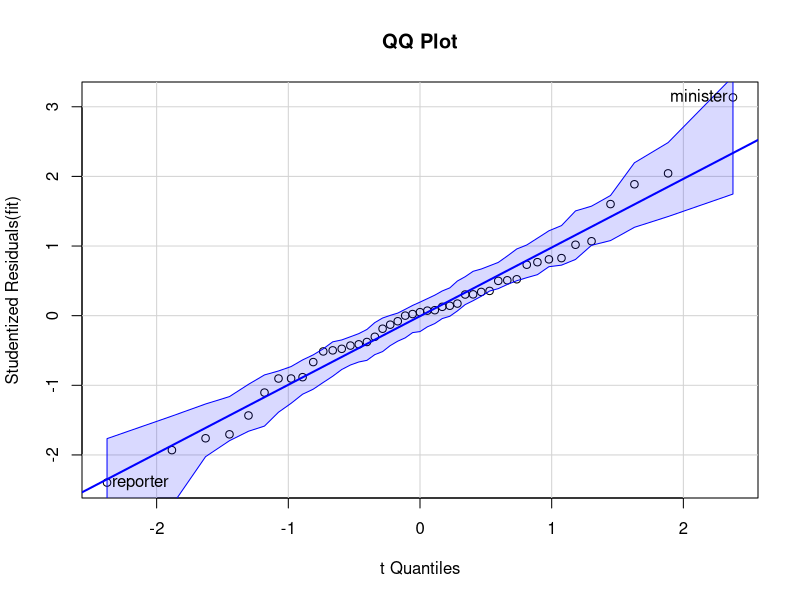
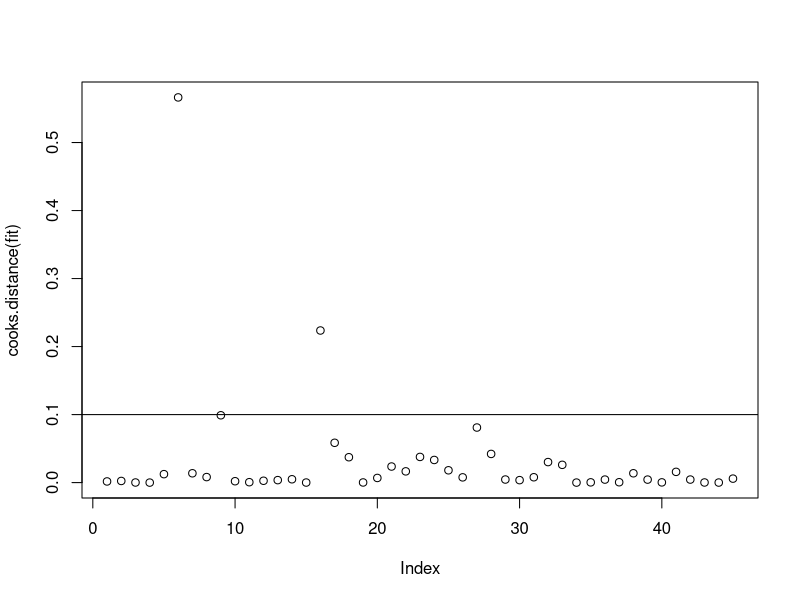
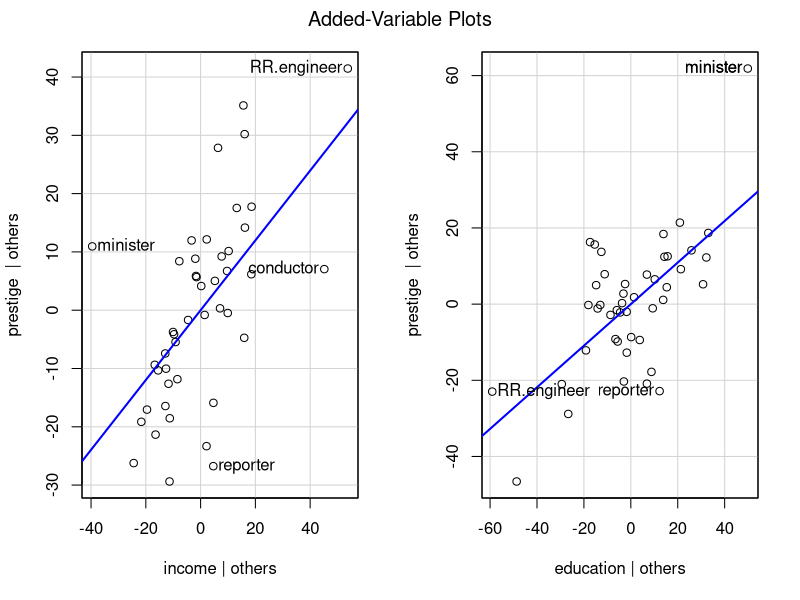
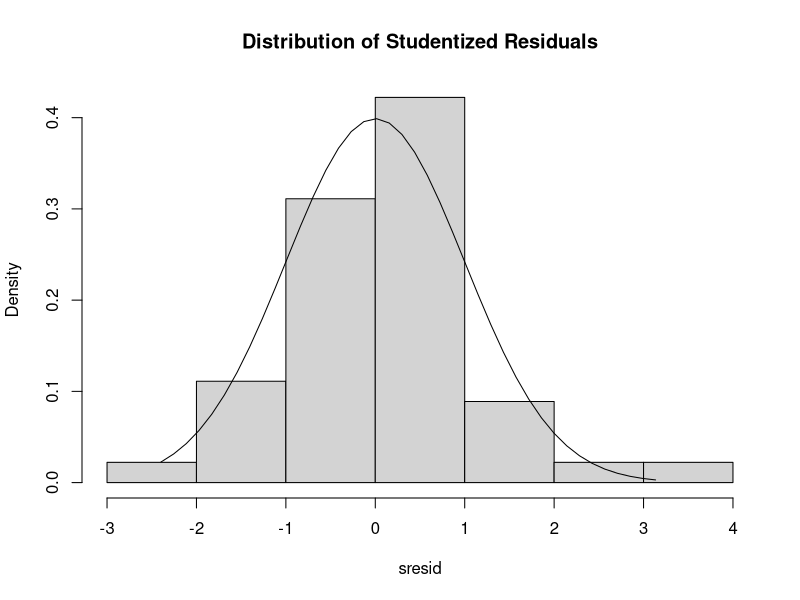
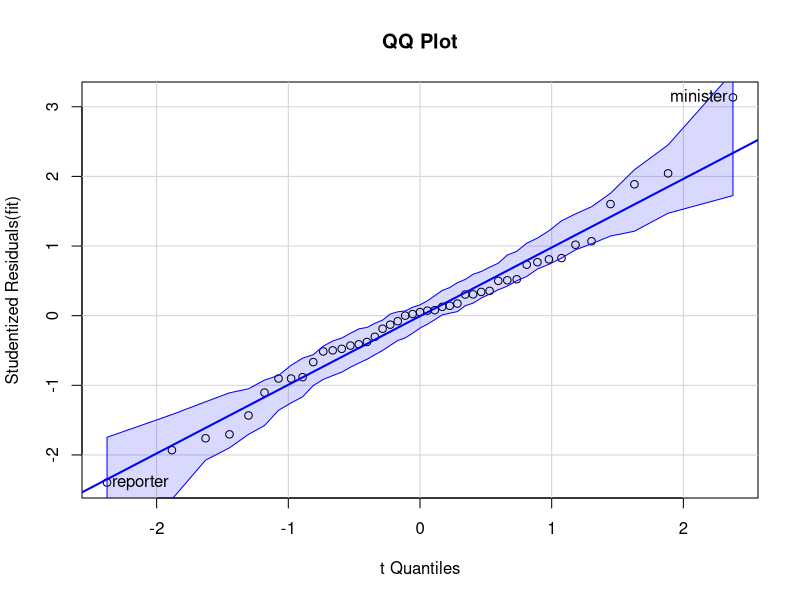
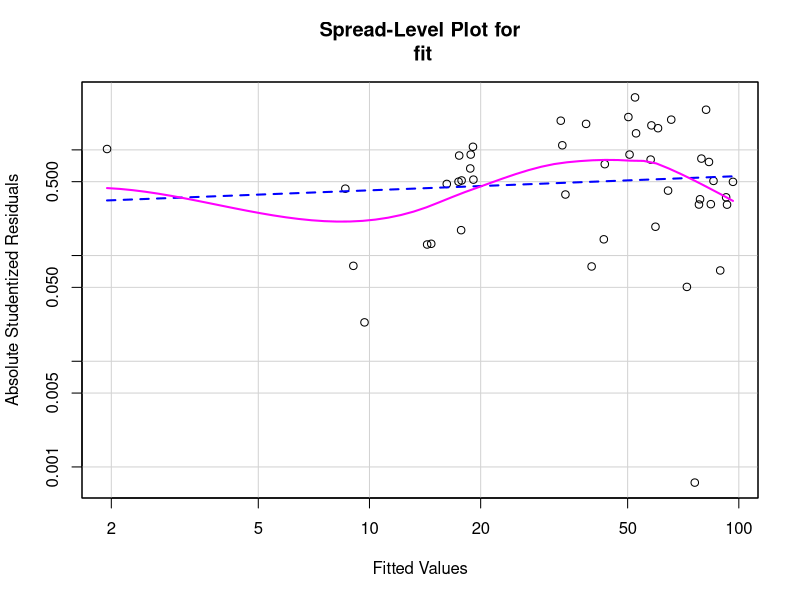

Write R code to recreate these figures, in order.
## ---- chunk 1
library(car)
## ---- chunk 2
data(Duncan)
fit <- lm(prestige ~ income + education,data=Duncan)
## ---- chunk 3
qqPlot(fit, main="QQ Plot")
## ---- chunk 4
outlierTest(fit)
## ---- chunk 5
cutoff <- 4/((nrow(Duncan)-length(fit$coefficients)-2))
plot(cooks.distance(fit))
abline(h=cutoff)
## ---- chunk 6
avPlots(fit)
## ---- chunk 7
sresid <- rstudent(fit)
hist(sresid, freq=FALSE,
     main="Distribution of Studentized Residuals")
xfit<-seq(min(sresid),max(sresid),length=40)
yfit<-dnorm(xfit)
lines(xfit, yfit) 
## ---- chunk 8
qqPlot(fit, main="QQ Plot")
## ---- chunk 9
spreadLevelPlot(fit)
## ---- chunk 10
ncvTest(fit)
